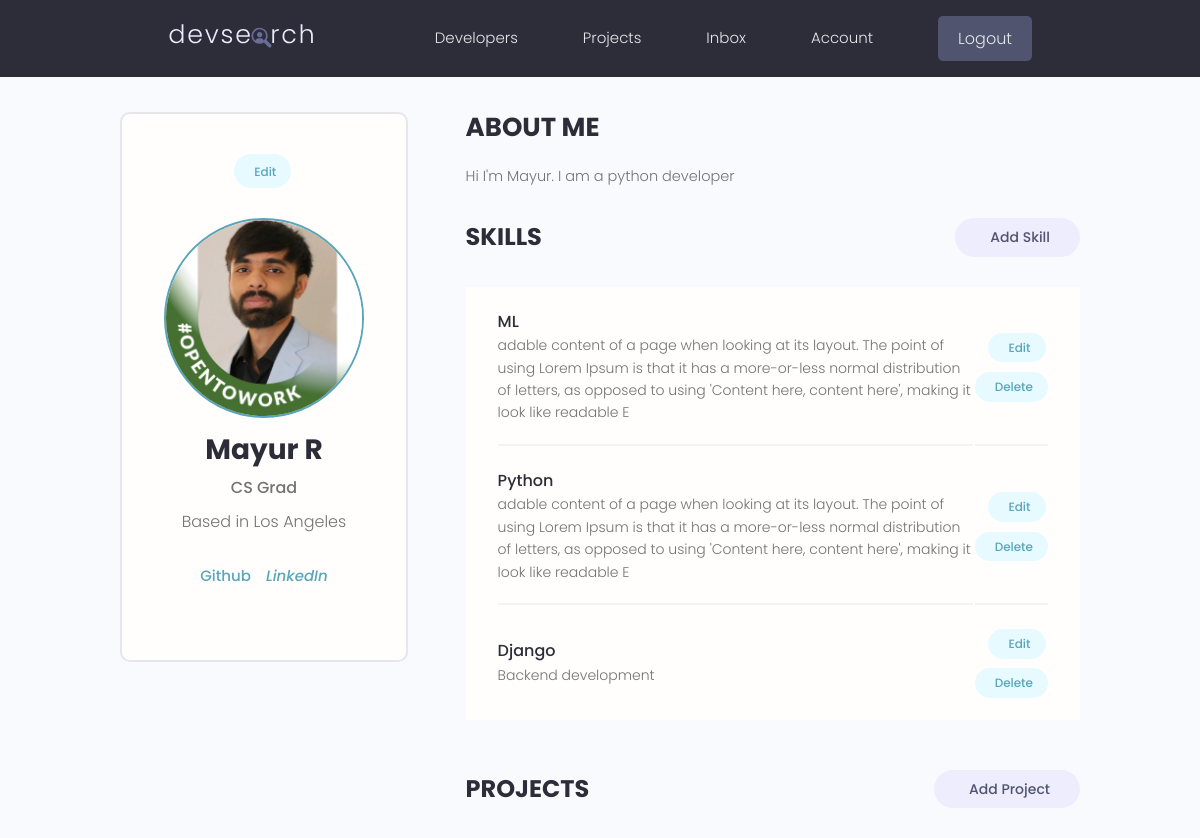
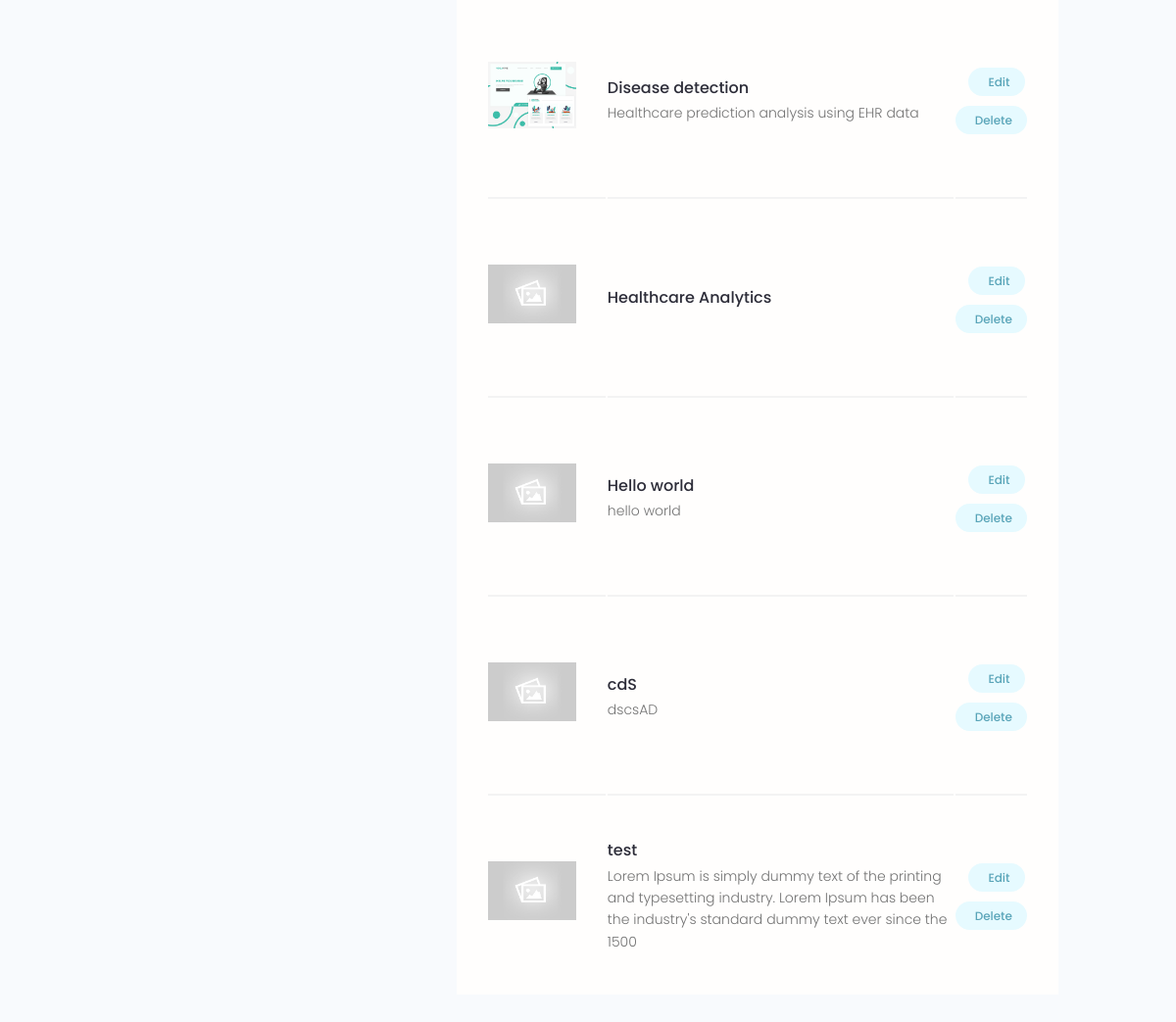
The app's page /account/ (signed in) with its own data (2 pictures, top to bottom).
### users/models.py (models this page shows, shortened)
class Profile(models.Model):
    user=models.OneToOneField(User, on_delete=models.CASCADE, null=True,blank=True)
    name=models.CharField(max_length=200,null=True,blank=True)
    email=models.EmailField(max_length=500,null=True,blank=True)
    username=models.CharField(max_length=200,null=True,blank=True)
    location=models.CharField(max_length=200,null=True,blank=True)
    short_intro=models.CharField(max_length=200,null=True,blank=True)
    bio=models.TextField(null=True,blank=True)
    profile_image=models.ImageField(null=True,blank=True,default="profiles/user-default.png", upload_to='profiles/')
    social_github=models.CharField(max_length=200,null=True,blank=True)
    social_twitter=models.CharField(max_length=200,null=True,blank=True)
    social_linkedin=models.CharField(max_length=200,null=True,blank=True)
    social_youtube=models.CharField(max_length=200,null=True,blank=True)
    social_website=models.CharField(max_length=200,null=True,blank=True)
    created=models.DateTimeField(auto_now_add=True)
    id=models.UUIDField(default=uuid.uuid4,unique=True,primary_key=True,editable=False)
    class Meta:
        ordering=['created']

class Skill(models.Model):
    owner=models.ForeignKey(Profile,on_delete=models.CASCADE,null=True,blank=True)
    name = models.CharField(max_length=200)
    description=models.TextField(null=True,blank=True)
    created=models.DateTimeField(auto_now_add=True)
    id=models.UUIDField(default=uuid.uuid4,unique=True,primary_key=True,editable=False)

### projects/models.py (models this page shows, shortened)
class Project(models.Model):
    owner=models.ForeignKey(Profile,null=True, blank=True,on_delete=models.SET_NULL)
    title=models.CharField(max_length=200)
    description=models.TextField(null=True,blank=True)
    featured_image=models.ImageField(null=True,blank=True,default='default.jpeg')
    demo_link=models.CharField(max_length=2000,null=True,blank=True)
    source_link=models.CharField(max_length=2000,null=True,blank=True)
    tags=models.ManyToManyField('Tag',blank=True)
    vote_total=models.IntegerField(default=0, null=True,blank=True)
    vote_ratio=models.IntegerField(default=0, null=True,blank=True)
    created=models.DateTimeField(auto_now_add=True)
    id=models.UUIDField(default=uuid.uuid4,unique=True,primary_key=True,editable=False)
    class Meta:
        ordering=['-vote_ratio','-vote_total','title']

### users/views.py (the view)
# urls.py: path('account/',views.userAccount,name="account"),
@login_required(login_url='login')
def userAccount(request):
    profile=request.user.profile
    skills=profile.skill_set.all()
    projects=profile.project_set.all()
    context={'profile':profile,'skills':skills,'projects':projects}
    return render(request,'users/account.html',context)

### users/templates/users/account.html (shortened to what this page needs)
{% extends 'main.html' %}
{% block content %}
<main class="settingsPage profile my-md">
    <div class="container">
      <div class="layout">
        <div class="column column--1of3">
          <div class="card text-center">
            <div class="card__body dev">
              <a class="tag tag--pill tag--main settings__btn" href="{% url 'edit-account' %}"> Edit</a>
              <img class="avatar avatar--xl dev__avatar" src="{{profile.profile_image.url}}" />
              <h2 class="dev__name">{{profile.name}}</h2>
              <p class="dev__title">{{profile.short_intro}}</p>
              <p class="dev__location">Based in {{profile.location}}</p>
              <ul class="dev__social">
                {% if profile.social_github%}
                <li>
                  <a title="Github" href="{{profile.social_github}}" target="_blank">Github</a>
                </li>
                {% endif %}
                {% if profile.social_linkedin%}
                <li>
                  <a title="LinkedIn" href="{{profile.social_linkedin}}" target="_blank"><i class="im im-linkedin">LinkedIn</i></a>
                </li>
                {% endif %}
              </ul>
            </div>
          </div>
        </div>
        <div class="column column--2of3">
          <div class="devInfo">
            <h3 class="devInfo__title">About Me</h3>
            <p class="devInfo__about">
                {{profile.bio}}
            </p>
          </div>
          <div class="settings">
            <h3 class="settings__title">Skills</h3>
            <a class="tag tag--pill tag--sub settings__btn tag--lg" href="{% url 'create-skill' %}"> Add Skill</a>
          </div>
          <table class="settings__table">
            {% for skill in skills %}
            <tr>
              <td class="settings__tableInfo">
                <h4>{{skill.name}}</h4>
                <p>
                  {{skill.description}}
                </p>
              </td>
              <td class="settings__tableActions">
                <a class="tag tag--pill tag--main settings__btn" href="{% url 'update-skill' skill.id %}"> Edit</a>
                <a class="tag tag--pill tag--main settings__btn" href="{% url 'delete-skill' skill.id %}?next=/account">
                  Delete</a>
              </td>
            </tr>
            {% endfor %}
          </table>
          <div class="settings">
            <h3 class="settings__title">Projects</h3>
            <a class="tag tag--pill tag--sub settings__btn tag--lg" href="{% url 'create-project' %}"> Add Project</a>
          </div>
          <table class="settings__table">
            {% for project in projects %}
            <tr>
              <td class="settings__thumbnail">
                <a href="{% url 'project' project.id %}"><img src="{{project.featured_image.url}}" alt="Project Thumbnail" /></a>
              </td>
              <td class="settings__tableInfo">
                <a href="{% url 'project' project.id %}">{{project.title}}</a>
                <p>
                  {{project.description | slice:"150"}}
                </p>
              </td>
              <td class="settings__tableActions">
                <a class="tag tag--pill tag--main settings__btn" href="{% url 'update-project' project.id %}"> Edit</a>
                <a class="tag tag--pill tag--main settings__btn" href="{% url 'delete-project' project.id %}?next=/account">
                  Delete</a>
              </td>
            </tr>
            {% endfor %}
          </table>
        </div>
      </div>
    </div>
  </main>
{% endblock content %}

### static/styles/app.css (style rules this page uses)
:root { --color-sub: #2d2d39; }
.card { border: 2px solid var(--color-light); }
img { width: 100%; }
.profile .card > .dev { padding: 4rem; }
.dev__avatar { display: block; margin: auto; }
.dev__name { color: var(--color-sub); font-size: 2.8rem; font-weight: 700; margin-top: 1rem; margin-bottom: 0.5rem; }
.dev__title { font-size: 1.6rem; font-weight: 500; line-height: 1.3; }
.dev__location { margin-top: 1rem; }
.dev__social { margin: 3rem 0; list-style: none; display: flex; justify-content: center; gap: 1.5rem; }
.devInfo { margin-bottom: 3rem; }
.devInfo__title, .devInfo__subtitle { font-size: 2.6rem; color: var(--color-sub); text-transform: uppercase; font-weight: 700; margin-bottom: 1.5rem; }
.devInfo__about, .devSkill__info { font-size: 1.45rem; line-height: 1.7; text-align: justify; }
.settingsPage .dev > .settings__btn { display: inline-block; margin-bottom: 3rem; }
.settings { display: flex; justify-content: space-between; align-items: center; }
.settings__title { font-size: 2.4rem; text-transform: uppercase; font-weight: 700; color: var(--color-sub); }
.settings__table { margin-top: 3rem; margin-bottom: 5rem; padding: 0 3rem; background: var(--color-white); }
.settings__table tr { width: 100%; }
.settings__table tr > td { padding: 2rem 0; }
.settings__table tr:not(:last-child) td { border-bottom: 2px solid var(--color-white-light); }
.settings__thumbnail { width: 23%; min-width: 10rem; }
.settings__thumbnail img { padding-right: 3rem; height: 15rem; object-fit: contain; }
.settings__tableInfo { width: 100%; }
.settings__tableInfo h4, .settings__tableInfo a { padding-right: 1rem; width: auto; font-size: 1.6rem; font-weight: 500; color: var(--color-sub); }
.settings__tableInfo p { font-size: 1.4rem; }
.settings__tableActions { text-align: right; }

### static/uikit/styles/modules/_variables.css (style rules this page uses)
:root { --color-main: #5aa5b9; --color-main-light: #e6faff; --color-sub: #3f4156; --color-sub-light: #51546e; --color-sub-lighter: #ededfd; --color-text: #737373; --color-gray: #8b8b8b; --color-light: #e5e7eb; --color-light-gray: #767676; --color-bg: #f8fafd; --color-white: #fffefd; --color-white-light: #f3f3f3; --color-success: #359e64; --color-success-bg: #def8e8; --color-error: #fc4b0b; --color-error-bg: #fff2ee; --font-base: 'Poppins', arial, helvetica, 'Segoe UI', roboto, ubuntu, sans-serif; --font-monospace: 'Fira Code', 'Courier New', courier, monospace; --font-regular: 300; --font-medium: 500; --font-bold: 700; --generic-shadow: 1px 1px 5px #00000010; --generic-transition: all 0.3s ease-in-out; }

### static/uikit/styles/modules/_base.css (style rules this page uses)
* { margin: 0; padding: 0; box-sizing: border-box; text-rendering: optimizeLegibility; color: inherit; font-size: inherit; }
html { font-size: 50%; }
@media only screen and (min-width: 480px) { html { font-size: 56.25%; } }
@media only screen and (min-width: 1200px) { html { font-size: 62.5%; } }
body { line-height: 1.6; font-weight: 400; font-size: 1.5rem; color: var(--color-text); background-color: var(--color-bg); min-height: 100vh; }

### static/uikit/styles/modules/_typography.css (style rules this page uses)
* { font-family: var(--font-base); }
h2 { font-size: 3.6rem; font-weight: var(--font-bold); }
h3 { font-size: 3.2rem; font-weight: var(--font-medium); }
h4 { font-size: 2.8rem; font-weight: var(--font-medium); }
p, span, strong { font-size: 1.6rem; color: var(--color-text); font-weight: var(--font-regular); }
a { padding-bottom: 2px; text-decoration: none; display: inline-block; color: var(--color-main); font-weight: var(--font-medium); }

### static/uikit/styles/modules/_utilities.css (style rules this page uses)
.container { width: 92%; max-width: 165rem; margin: 0 auto; box-sizing: border-box; }
@media screen and (min-width: 1000px) { .container { width: 90%; } }
@media screen and (min-width: 1200px) { .container { width: 80%; } }
.text-center { text-align: center; }
.my-md { margin: 3rem auto; }

### static/uikit/styles/modules/_avatar.css (style rules this page uses)
.avatar { border-radius: 50%; border: 2px solid var(--color-main); object-fit: cover; }
.avatar--xl { height: 20rem; width: 20rem; }

### static/uikit/styles/modules/_card.css (style rules this page uses)
.card { border-radius: 1rem; background-color: var(--color-white); border: 1.5px solid var(--color-light); width: auto; height: auto; margin-top: 0.5rem; margin-bottom: 0.5rem; overflow: hidden; }
.card__body, .card__header { padding: 2rem 2.5rem; }

### static/uikit/styles/modules/_layout.css (style rules this page uses)
.layout { display: flex; flex-flow: row wrap; justify-content: space-between; }
.layout > .column { margin-bottom: 3rem; }
.layout > .column.column--1of3 { flex-basis: 30%; }
.layout > .column.column--2of3 { flex-basis: 64%; }

### records on screen
Profile: profile_image (picture), name "Mayur R", short_intro "CS Grad", location "Los Angeles", bio "Hi I'm Mayur. I am a python developer"
Skill: name "ML", description "adable content of a page when looking at its layout. The point of using Lorem Ipsum is that it has a more-or-less normal distribution of letters, as opposed to using 'Content here, content here', making it look like readable E"
Skill: name "Python", description "adable content of a page when looking at its layout. The point of using Lorem Ipsum is that it has a more-or-less normal distribution of letters, as opposed to using 'Content here, content here', making it look like readable E"
Skill: name "Django", description "Backend development"
Project: featured_image (picture), title "Disease detection", description "Healthcare prediction analysis using EHR data"
Project: featured_image (placeholder picture), title "Healthcare Analytics"
Project: featured_image (placeholder picture), title "Hello world", description "hello world"
Project: featured_image (placeholder picture), title "cdS", description "dscsAD"
Project: featured_image (placeholder picture), title "test", description "Lorem Ipsum is simply dummy text of the printing and typesetting industry. Lorem Ipsum has been the industry's standard dummy text ever since the 1500"
